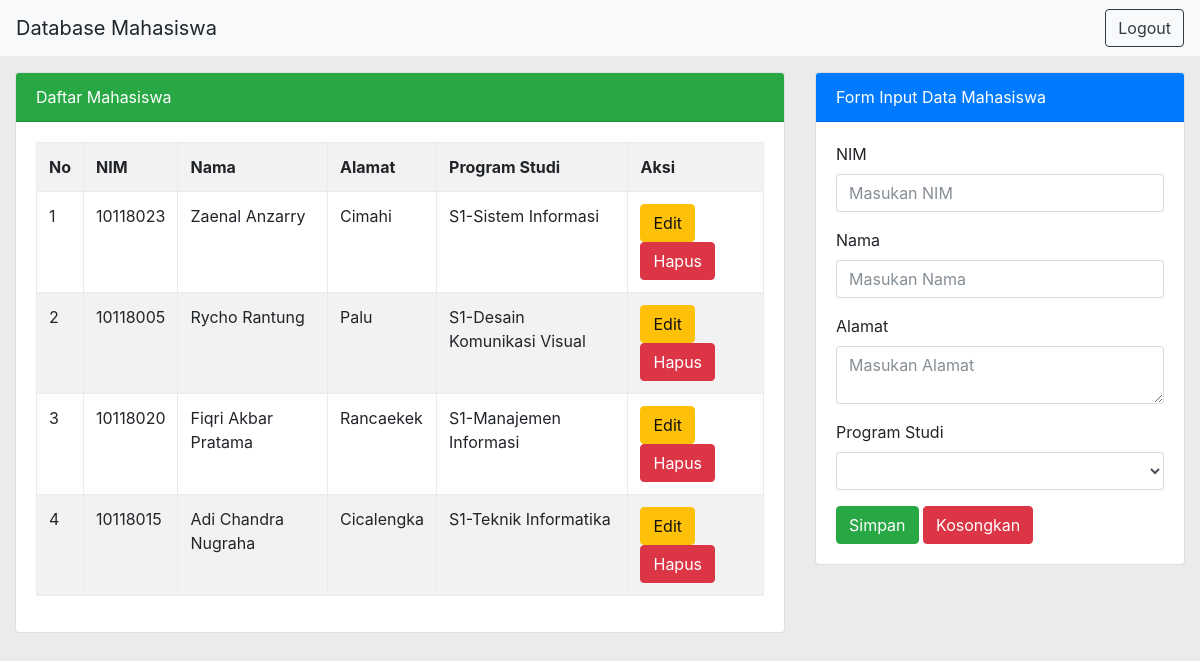
Screenshot of /pages/main.php with the database file from the repository.
### tables this page shows
CREATE TABLE `tmhs` (
  `id_mhs` int(11) NOT NULL AUTO_INCREMENT,
  `nim` varchar(8) NOT NULL,
  `nama` varchar(100) NOT NULL,
  `alamat` varchar(128) NOT NULL,
  `program_studi` varchar(50) NOT NULL,
  PRIMARY KEY (`id_mhs`)
);

### pages/main.php (the view, shortened to what this page needs)
<?php
include '../connect/koneksi.php';
?>
<!DOCTYPE html>
<html>
<head>
	<link rel="stylesheet" type="text/css" href="../vendor/bootstrap/css/bootstrap.css">
</head>
<body>
	<nav class="navbar navbar-light bg-light">
		<a class="navbar-brand">Database Mahasiswa</a>
		<a href="../pages/logout.php"><button type="button" class="btn btn-outline-dark">Logout</button></a>
	</nav>
	<div class="container-fluid">
		<div class="row">
			<div class="col-8">
				<div class="card mt-3">
					<div class="card-header bg-success text-white">
						Daftar Mahasiswa
					</div>
					<div class="card-body">
						<table class="table table-bordered table-striped">
							<tr>
								<th>No</th>
								<th>NIM</th>
								<th>Nama</th>
								<th>Alamat</th>
								<th>Program Studi</th>
								<th>Aksi</th>
							</tr>
							<?php
							$no = 1;
							$tampil = mysqli_query($koneksi, "select * FROM tmhs order by id_mhs desc");
							while ($data = mysqli_fetch_array($tampil)) :
								?>
								<tr>
									<td><?=$no++;?></td>
									<td><?=$data['nim']?></td>
									<td><?=$data['nama']?></td>
									<td><?=$data['alamat']?></td>
									<td><?=$data['program_studi']?></td>
									<td>
										<a href="main.php?hal=edit&id=<?=$data['id_mhs']?>" class="btn btn-warning">Edit</a>
										<a href="main.php?hal=hapus&id=<?=$data['id_mhs']?>" onclick="return confirm('Apakah yakin ingin menghapus data ini ?')" class="btn btn-danger">Hapus</a>
									</td>
								</tr>
							<?php endwhile; ?>
						</table>
					</div>
				</div>
			</div>
			<div class="col-4">
				<div class="card mt-3">
					<div class="card-header bg-primary text-white">
						Form Input Data Mahasiswa
					</div>
					<div class="card-body">
						<form method="post" action="">
							<div class="form-group">
								<label>NIM</label>
								<input type="text" name="tnim" value="<?=@$vnim?>" class="form-control" placeholder="Masukan NIM" required>
							</div>
							<div class="form-group">
								<label>Nama</label>
								<input type="text" name="tnama" value="<?=@$vnama?>" class="form-control" placeholder="Masukan Nama" required>
							</div>
							<div class="form-group">
								<label>Alamat</label>
								<textarea name="talamat" class="form-control" placeholder="Masukan Alamat" required><?=@$vnalamat?></textarea>
							</div>
							<div class="form-group">
								<label>Program Studi</label>
								<select class="form-control" name="tprodi">
									<option value="<?=@$vprodi?>"><?=@$vprodi?></option>
									<option value="D3-Manajemen Informasi">D3-Manajemen Informasi</option>
								</select>
							</div>
							<button type="sumbit" class="btn btn-success" name="bsimpan">Simpan</button>
							<button type="reset" class="btn btn-danger" name="breset">Kosongkan</button>
						</form>
					</div>
				</div>
			</div>
		</div>
	</div>
</body>
</html>

### rows the page displays
tmhs: nim "10118023", nama "Zaenal Anzarry", alamat "Cimahi", program_studi "S1-Sistem Informasi"
tmhs: nim "10118005", nama "Rycho Rantung", alamat "Palu", program_studi "S1-Desain Komunikasi Visual"
tmhs: nim "10118020", nama "Fiqri Akbar Pratama", alamat "Rancaekek", program_studi "S1-Manajemen Informasi"
tmhs: nim "10118015", nama "Adi Chandra Nugraha", alamat "Cicalengka", program_studi "S1-Teknik Informatika"
